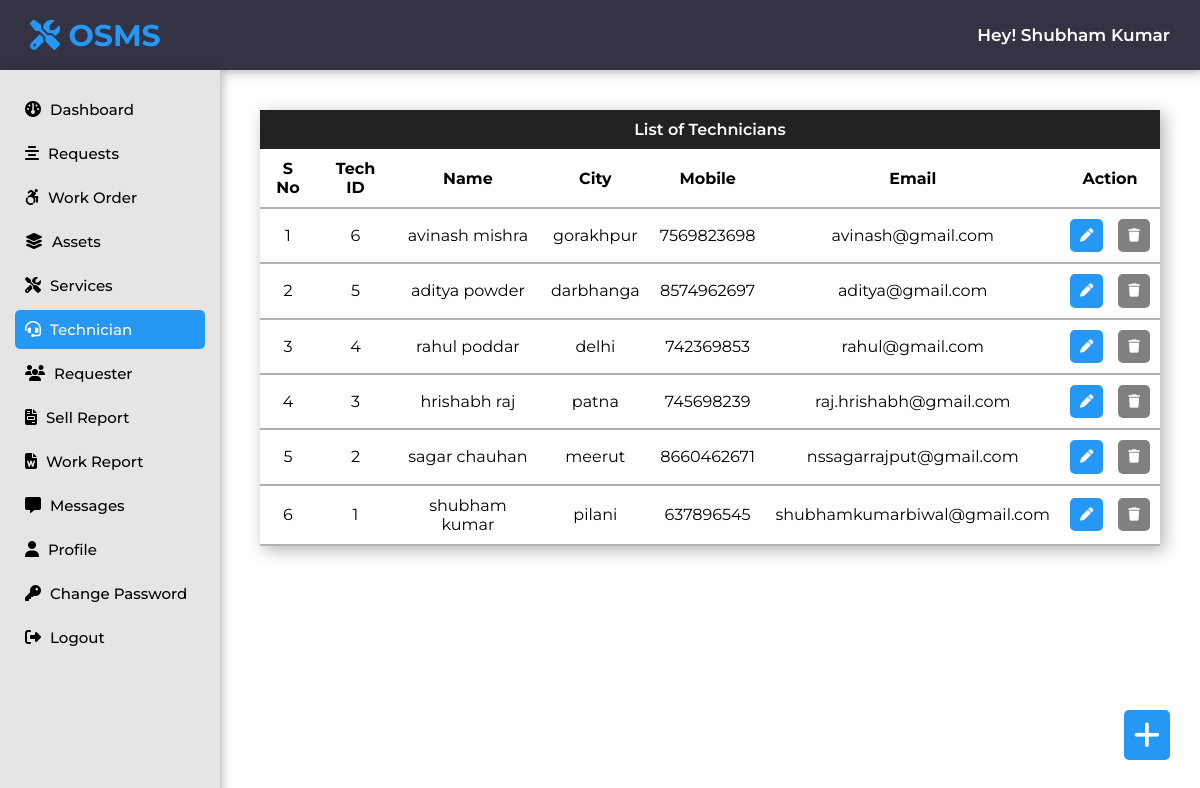
Screenshot of /admin/technician.php (signed in) with the database file from the repository.
### tables this page shows
CREATE TABLE `technician_tb` (
  `tech_id` int(11) NOT NULL,
  `tech_name` varchar(60) NOT NULL,
  `tech_city` varchar(60) NOT NULL,
  `tech_mobile` bigint(20) NOT NULL,
  `tech_email` varchar(60) NOT NULL,
  `tech_password` varchar(60) NOT NULL,
  `code` int(11) NOT NULL,
  `t_img` varchar(60) NOT NULL
);

### admin/technician.php (the view, shortened to what this page needs)
<?php
$page = "technician";
include "../connection.php";
include "include/header-sidebar.php";
$sql = "SELECT * FROM technician_tb ORDER BY tech_id DESC";
$run = mysqli_query($conn, $sql);
?>
<head>
</head>
<div class="content">
    <span class="add-btn" onclick="open_register_modal()"><i class="fa-solid fa-plus"></i></span>
    <div class="table">
        <div class="heading">
            <p>List of Technicians</p>
        </div>
        <div class="table-data">
            <table>
                <thead>
                    <tr>
                        <th>S No</th>
                        <th>Tech ID</th>
                        <th>Name</th>
                        <th>City</th>
                        <th>Mobile</th>
                        <th>Email</th>
                        <th>Action</th>
                    </tr>
                </thead>
                <tbody>
                    <?php
                    $count = 1;
                    while ($result = mysqli_fetch_array($run)) {
                    ?>
                        <tr>
                            <td>
                                <?php echo $count; ?>
                                <?php $count++ ?>
                            </td>
                            <td>
                                <?php echo $result['tech_id']; ?>
                            </td>
                            <td>
                                <?php echo $result['tech_name']; ?>
                            </td>
                            <td>
                                <?php echo $result['tech_city']; ?>
                            </td>
                            <td>
                                <?php echo $result['tech_mobile']; ?>
                            </td>
                            <td>
                                <?php echo $result['tech_email']; ?>
                            </td>
                            <td>
                                <div class="form-btn">
                                    <form action="edit-technician.php" method="post">
                                        <button type="submit" name="edit-btn" class="edit-btn"><i class="fa-solid fa-pen"></i></button>
                                    </form>
                                    <form action="" method="post">
                                        <button type="submit" name="delete-btn" class="delete-btn" Onclick="return ConfirmDelete();"><i class="fa-solid fa-trash"></i></button>
                                    </form>
                                </div>
                            </td>
                        </tr>
                    <?php } ?>
                </tbody>
            </table>
        </div>
    </div>
</div>

### admin/include/header-sidebar.php (shortened to what this page needs)
<?php
$aEmail = $_SESSION['is_adminlogin'];
$sql = "SELECT a_name FROM admin_login WHERE a_email = '$aEmail'";
$run = mysqli_query($conn, $sql);
$result = mysqli_fetch_array($run);
$aname = $result['a_name'];
?>
<head>
    <link rel="stylesheet" href="https://cdnjs.cloudflare.com/ajax/libs/font-awesome/6.2.0/css/all.min.css">
    <link rel="stylesheet" href="https://cdnjs.cloudflare.com/ajax/libs/lightgallery-js/1.4.0/css/lightgallery.min.css">
    <link rel="stylesheet" href="../css/admin-style.css">
</head>
<section class="head-sidebar">
    <div class="top_navbar">
        <a href="/osms" class="logo"> <i class="fas fa-tools"></i> OSMS </a>
        <span class="pheading">Hey! <?php echo $aname; ?></span>
    </div>
    <div class="sidebar">
        <ul class="links">
            <li>
                <a href="dashboard.php" class="<?php if ($page == "dashboard") echo 'nav-active'; ?>">
                    <span class="icon"><i class="fa-solid fa-gauge"></i></span>
                    <span class="item">Dashboard</span>
                </a>
            </li>
            <li>
                <a href="requests.php" class="<?php if ($page == "requests") echo 'nav-active'; ?>">
                    <span class="icon"><i class="fa-solid fa-align-center"></i></span>
                    <span class="item">Requests</span>
                </a>
            </li>
            <li>
                <a href="work-order.php" class="<?php if ($page == "workorder") echo 'nav-active'; ?>">
                    <span class="icon"><i class="fa-brands fa-accessible-icon"></i></span>
                    <span class="item">Work Order</span>
                </a>
            </li>
            <li>
                <a href="assets.php" class="<?php if ($page == "assets") echo 'nav-active'; ?>">
                    <span class="icon"><i class="fa-solid fa-layer-group"></i></span>
                    <span class="item">Assets</span>
                </a>
            </li>
            <li>
                <a href="services.php" class="<?php if ($page == "services") echo 'nav-active'; ?>">
                    <span class="icon"><i class="fa-solid fa-screwdriver-wrench"></i></span>
                    <span class="item">Services</span>
                </a>
            </li>
            <li>
                <a href="technician.php" class="<?php if ($page == "technician") echo 'nav-active'; ?>">
                    <span class="icon"><i class="fa-solid fa-headset"></i></span>
                    <span class="item">Technician</span>
                </a>
            </li>
            <li>
                <a href="requester.php" class="<?php if ($page == "requester") echo 'nav-active'; ?>">
                    <span class="icon"><i class="fa-solid fa-users"></i></span>
                    <span class="item">Requester</span>
                </a>
            </li>
            <li>
                <a href="sold-product-report.php" class="<?php if ($page == "sellreport") echo 'nav-active'; ?>">
                    <span class="icon"><i class="fa-sharp fa-solid fa-file-invoice"></i></span>
                    <span class="item">Sell Report</span>
                </a>
            </li>
            <li>
                <a href="work-report.php" class="<?php if ($page == "workreport") echo 'nav-active'; ?>">
                    <span class="icon"><i class="fa-solid fa-file-word"></i></span>
                    <span class="item">Work Report</span>
                </a>
            </li>
            <li>
                <a href="messages.php" class="<?php if ($page == "messages") echo 'nav-active'; ?>">
                    <span class="icon"><i class="fa-solid fa-message"></i></span>
                    <span class="item">Messages</span>
                </a>
            </li>
            <li>
                <a href="profile.php" class="<?php if ($page == "admin-profile") echo 'nav-active'; ?>">
                    <span class="icon"><i class="fa-solid fa-user"></i></span>
                    <span class="item">Profile</span>
                </a>
            </li>
            <li>
                <a href="change-password.php" class="<?php if ($page == "changepassword") echo 'nav-active'; ?>">
                    <span class="icon"><i class="fa-solid fa-key"></i></span>
                    <span class="item">Change Password</span>
                </a>
            </li>
            <li>
                <a href="logout.php" class="<?php if ($page == "logout") echo 'nav-active'; ?>">
                    <span class="icon"><i class="fa-solid fa-right-from-bracket"></i></span>
                    <span class="item">Logout</span>
                </a>
            </li>
        </ul>
    </div>
</section>

### css/admin-style.css (style rules this page uses)
* { font-family: "Montserrat", sans-serif; margin: 0; padding: 0; box-sizing: border-box; outline: none; border: none; text-decoration: none; list-style: none; }
.head-sidebar { position: fixed; top: 0; left: 0; z-index: 1; }
.head-sidebar .top_navbar { position: fixed; width: 100%; height: 7rem; background: var(--black); display: flex; justify-content: space-between; align-items: center; padding: 0 3rem; box-shadow: 0.2rem 0.2rem 1rem rgb(0, 0, 0, 0.3); }
.top_navbar .logo { font-size: 3rem; text-transform: capitalize; color: var(--blue); font-weight: bolder; margin-right: 3rem; }
.sidebar { position: fixed; background: #e5e5e5; margin-top: 7rem; left: 0; width: 22rem; height: 100%; padding: 1.5rem; box-shadow: 0.2rem 0.2rem 1rem rgb(0, 0, 0, 0.3); }
.sidebar ul li a { display: block; padding: 1rem; color: black; font-size: 1.5rem; font-weight: 500; position: relative; text-decoration: none; margin: 0.5rem 0; border-radius: 0.5rem; }
.sidebar ul li a .icon { color: black; font-size: 1.6rem; display: inline-block; padding: 0 0.5rem 0 0; }
.sidebar ul li a.nav-active { background: var(--blue); color: var(--white); }
.sidebar ul li a.nav-active .icon { background: var(--blue); color: var(--white); }
.content { margin-top: 7rem; margin-left: 22rem; padding: 4rem; }

### admin/include/header-sidebar.php (style rules this page uses)
.pheading { color: white; font-size: 1.7rem; font-weight: 600; text-transform: capitalize; }

### admin/technician.php (style rules this page uses)
.table { box-shadow: 0.4rem 0.4rem 1.6rem rgba(0, 0, 0, 0.3); }
.table .heading { background: #222; color: white; text-align: center; padding: 1rem 0; font-size: 1.6rem; font-weight: 550; }
table { text-align: center; border-collapse: collapse; width: 100%; }
tr { border-bottom: .2rem solid rgba(0, 0, 0, 0.3); }
th, td { padding: 1rem; }
.form-btn { display: flex; flex-direction: row; gap: 1.5rem; justify-content: center; align-items: center; }
.edit-btn { background: #2597f4; padding: 1rem; color: white; cursor: pointer; border-radius: .5rem; }
.delete-btn { background: gray; color: white; padding: 1rem; cursor: pointer; border-radius: .5rem; }
.add-btn { position: fixed; bottom: 4rem; right: 3rem; font-size: 3rem; background: #2597f4; color: white; padding: 1rem; cursor: pointer; border-radius: .5rem; z-index: 99; }

### rows the page displays
technician_tb: tech_id "6", tech_name "avinash mishra", tech_city "gorakhpur", tech_mobile "7569823698", tech_email "avinash@gmail.com"
technician_tb: tech_id "5", tech_name "aditya powder", tech_city "darbhanga", tech_mobile "8574962697", tech_email "aditya@gmail.com"
technician_tb: tech_id "4", tech_name "rahul poddar", tech_city "delhi", tech_mobile "742369853", tech_email "rahul@gmail.com"
technician_tb: tech_id "3", tech_name "hrishabh raj", tech_city "patna", tech_mobile "745698239", tech_email "raj.hrishabh@gmail.com"
technician_tb: tech_id "2", tech_name "sagar chauhan", tech_city "meerut", tech_mobile "8660462671", tech_email "nssagarrajput@gmail.com"
technician_tb: tech_id "1", tech_name "shubham kumar", tech_city "pilani", tech_mobile "637896545", tech_email "shubhamkumarbiwal@gmail.com"

### other values shown
$aname "Shubham Kumar"
